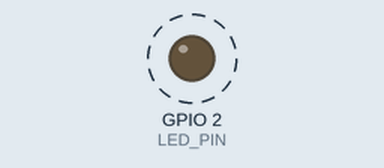
Bench run of a program on a simulated ESP32. Shown: output pins drawn as LEDs (lit = HIGH). Dashed ring = blinking.

Above: at 0.2 s.
Timing chart, 0 to 3.0 s (numbered marks = the images above):
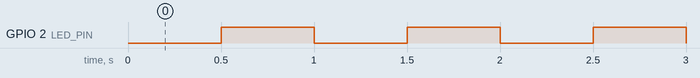

Measured:
- by itself, GPIO 2 (LED_PIN): alternates HIGH for 0.50 s and LOW for 0.50 s

The program:

main.cpp
```cpp
#include <Arduino.h>
hw_timer_t *timer = NULL;
volatile bool ledState = false;
#define LED_PIN 2

void IRAM_ATTR onTimer() {
  ledState = !ledState;
  digitalWrite(LED_PIN, ledState);
}

void setup() {
  pinMode(LED_PIN, OUTPUT);
  timer = timerBegin(0, 80, true);
  timerAttachInterrupt(timer, &onTimer, true);
  timerAlarmWrite(timer, 500000, true);
  timerAlarmEnable(timer);
}

void loop() {
  // Nothing to do here
}
```
